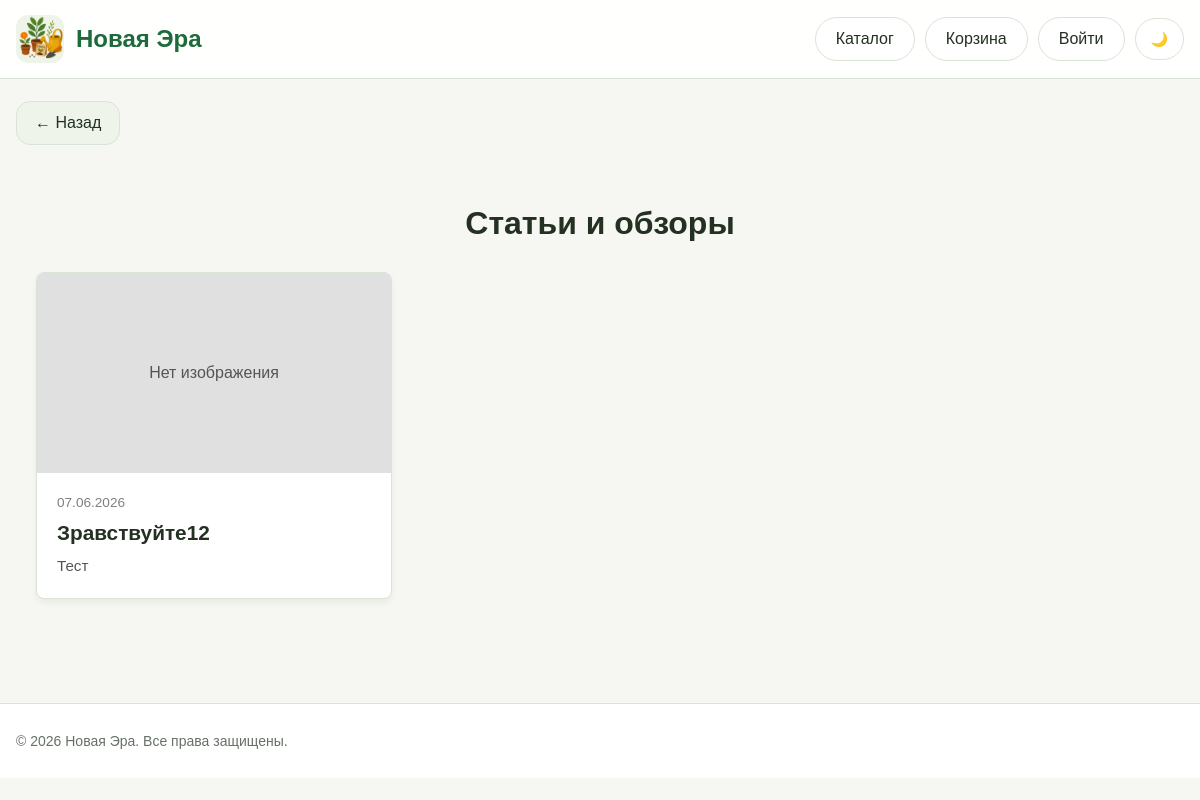
/blog, run on an earlier commit of the app's database.
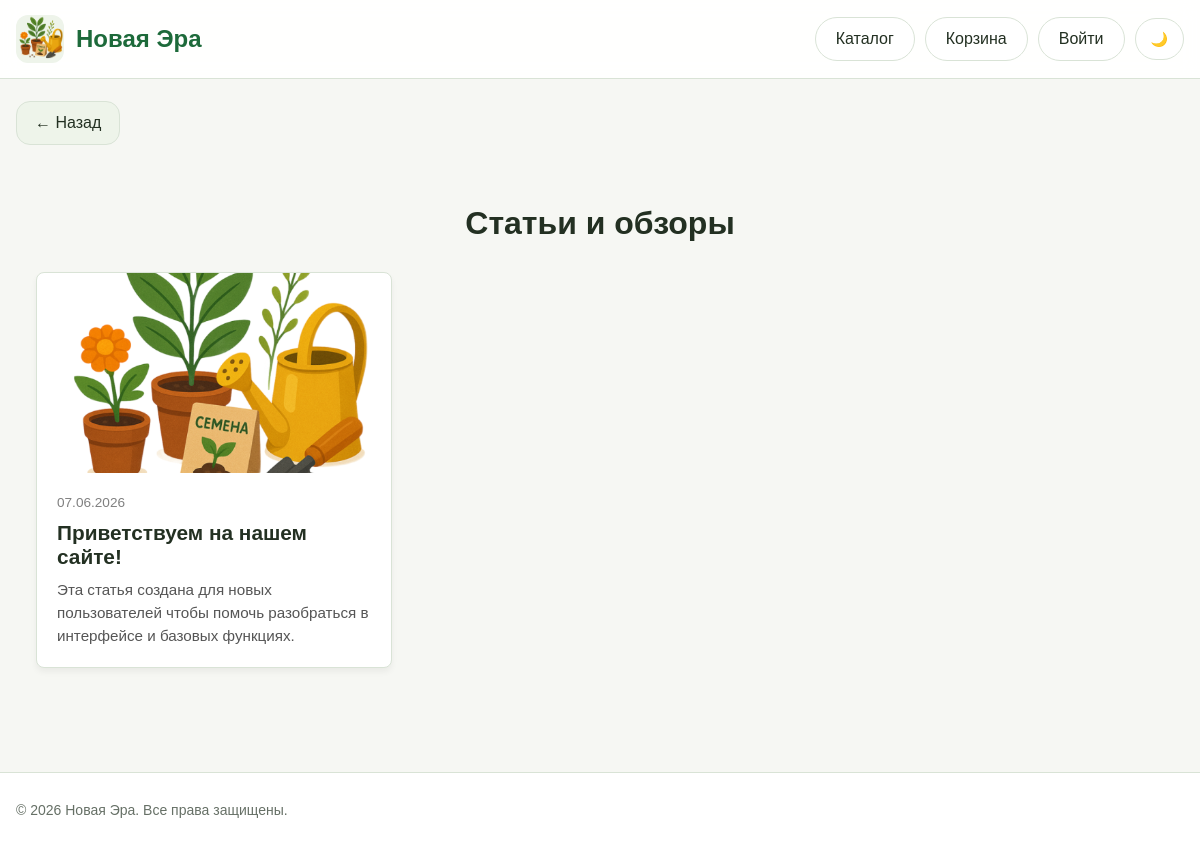
And on a later commit of the database.
### models.py (models this page shows)
class Post(db.Model):
    __tablename__ = 'post'
    id = db.Column(db.Integer, primary_key=True)
    title = db.Column(db.String(200), nullable=False)
    content = db.Column(db.Text, nullable=False)
    date_posted = db.Column(db.DateTime, default=datetime.now)
    image_post = db.Column(db.String(255))
    product_id = db.Column(db.Integer, db.ForeignKey('products.id'), nullable=True)
    related_product = db.relationship('Product', backref='posts')

### routes.py (the view)
@bp.route('/blog')
def blog():
    posts = Post.query.order_by(Post.date_posted.desc()).all()
    return render_template('blog.html', posts=posts)

### templates/blog.html
{% extends "base.html" %}
{% block content %}
<a href="javascript:history.back()" class="back-btn">
        ← Назад
    </a>
<div class="blog-container" style="max-width: 1200px; margin: 40px auto; padding: 0 20px;">
    <h1 style="margin-bottom: 30px; text-align: center;">Статьи и обзоры</h1>
    <div class="blog-grid" style="display: grid; grid-template-columns: repeat(auto-fill, minmax(300px, 1fr)); gap: 30px;">
        {% for post in posts %}
        <a href="{{ url_for('main.post_detail', post_id=post.id) }}" class="blog-card" style="background: var(--surface); border: 1px solid var(--border); border-radius: 8px; overflow: hidden; box-shadow: 0 4px 6px rgba(0,0,0,0.05); display: flex; flex-direction: column; text-decoration: none; color: inherit; transition: transform 0.2s ease, box-shadow 0.2s ease;">
            {% if post.image_post %}
                <img src="{{ post.image_post }}" alt="{{ post.title }}" style="width: 100%; height: 200px; object-fit: cover;">
            {% else %}
                <div style="width: 100%; height: 200px; background: #e0e0e0; display: flex; align-items: center; justify-content: center; color: #555;">
                    Нет изображения
                </div>
            {% endif %}
            <div class="blog-body" style="padding: 20px; flex-grow: 1; display: flex; flex-direction: column; justify-content: space-between;">
                <div>
                    <span style="font-size: 0.85rem; color: gray;">{{ post.date_posted.strftime('%d.%m.%Y') }}</span>
                    <h3 style="margin: 10px 0; font-size: 1.3rem; color: var(--text-main);">{{ post.title }}</h3>
                    <p style="color: #555; font-size: 0.95rem; line-height: 1.5; margin: 0;">
                        {{ post.content[:120] }}{% if post.content|length > 120 %}...{% endif %}
                    </p>
                </div>
            </div>
        </a>
        {% else %}
            <p style="grid-column: 1/-1; text-align: center; color: gray; padding: 40px;">Статей пока нет.</p>
        {% endfor %}
    </div>
</div>
{% endblock %}

What changed in the data, as far as the page shows it:
changed Post: image_post: picture added; title "Зравствуйте12" → "Приветствуем на нашем сайте!"; content "Тест" → "Эта статья создана для новых пользователей чтобы помочь разобраться в интерфейсе и базовых функциях."; no longer shows "Нет изображения"
